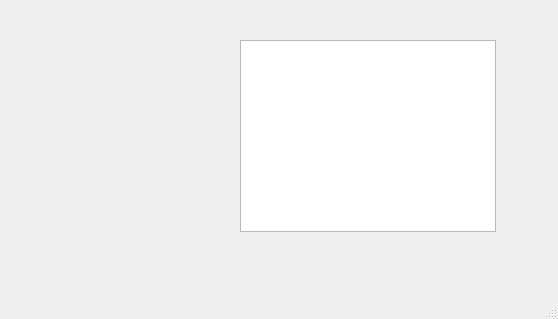
<?xml version="1.0" encoding="UTF-8"?>
<ui version="4.0">
 <class>MainWindow</class>
 <widget class="QMainWindow" name="MainWindow">
  <property name="geometry">
   <rect>
    <x>0</x>
    <y>0</y>
    <width>558</width>
    <height>319</height>
   </rect>
  </property>
  <property name="windowTitle">
   <string>MainWindow</string>
  </property>
  <widget class="QWidget" name="centralwidget">
   <widget class="QListWidget" name="mplfigs">
    <property name="geometry">
     <rect>
      <x>240</x>
      <y>40</y>
      <width>256</width>
      <height>192</height>
     </rect>
    </property>
    <property name="sizePolicy">
     <sizepolicy hsizetype="Maximum" vsizetype="Expanding">
      <horstretch>0</horstretch>
      <verstretch>0</verstretch>
     </sizepolicy>
    </property>
    <property name="minimumSize">
     <size>
      <width>200</width>
      <height>0</height>
     </size>
    </property>
   </widget>
   <widget class="QWidget" name="mplwindow" native="true">
    <property name="geometry">
     <rect>
      <x>80</x>
      <y>90</y>
      <width>120</width>
      <height>29</height>
     </rect>
    </property>
    <property name="sizePolicy">
     <sizepolicy hsizetype="Expanding" vsizetype="Preferred">
      <horstretch>0</horstretch>
      <verstretch>0</verstretch>
     </sizepolicy>
    </property>
    <property name="minimumSize">
     <size>
      <width>120</width>
      <height>0</height>
     </size>
    </property>
    <property name="maximumSize">
     <size>
      <width>120</width>
      <height>16777215</height>
     </size>
    </property>
    <layout class="QVBoxLayout" name="mplvl"/>
   </widget>
  </widget>
  <widget class="QMenuBar" name="menubar">
   <property name="geometry">
    <rect>
     <x>0</x>
     <y>0</y>
     <width>558</width>
     <height>18</height>
    </rect>
   </property>
  </widget>
  <widget class="QStatusBar" name="statusbar"/>
 </widget>
 <resources/>
 <connections/>
</ui>
